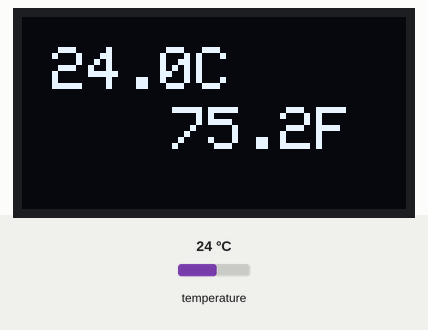
Recording of a sketch running on a simulated Arduino Uno, built with avr-gcc and run on an emulated ATmega328P. On the bench: 128×64 one-colour display. Inputs (shaded band) come from the test bench; at power-on: temperature 24 °C. The display library's start-up logo is not drawn.

Above: at 2.9 s.
3.0 s: temperature set to 12 °C
At 8.2 s:
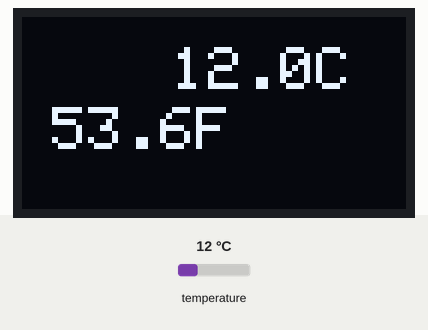
13.4 s: temperature set to 19 °C
At 17.8 s:
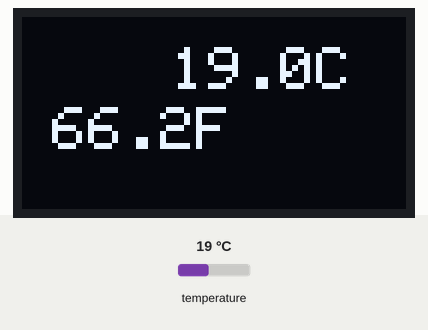
23.0 s: temperature set to 28 °C
At 27.4 s:
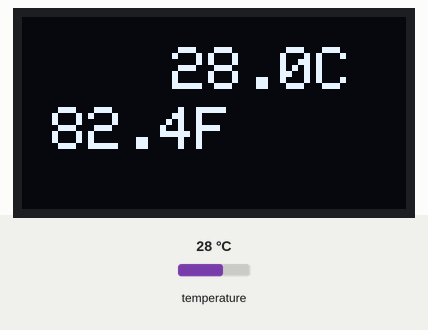
Timing chart, 0 to 28.9 s (numbered marks = the images above; inputs shaded):
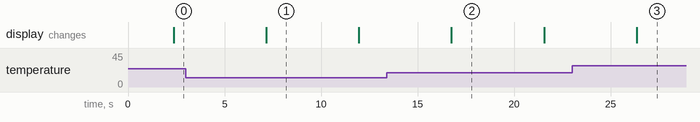

The sketch:

thermometer_digital_oled.ino
```cpp
// Connect + pins to 3-5V
// Connect GND to ground
// Connect Data to #0
// Connect Clock to #2

//#include <math.h>

// OneWire - Version: Latest
#include <OneWire.h>

#include <SPI.h>
#include <Wire.h>
#include <Adafruit_GFX.h>
#include <Adafruit_SSD1306.h>

#define OLED_RESET 4
Adafruit_SSD1306 display(OLED_RESET);

#include <stdlib.h>
#include <string.h>

#if (SSD1306_LCDHEIGHT != 64)
//#error("Height incorrect, please fix Adafruit_SSD1306.h!");
#endif

// define the address of the DS18*20 sensors we know about
#define DS18S20      0x10
#define DS18B20      0x28

// DS18B20 pin
#define TEMPERATURE_PIN_TWO 12

// Setup a oneWire instance to communicate with any OneWire devices (not just Maxim/Dallas temperature ICs)
OneWire pinTwo(TEMPERATURE_PIN_TWO);

boolean swap = false;

void setup()
{
  display.begin(SSD1306_SWITCHCAPVCC, 0x3C);
  display.display();

  // Clear the buffer.
  display.clearDisplay();
}

float getCTemp(OneWire wire){
  //returns the temperature from one DS18S20 in DEG Celsius

  byte data[12];
  byte addr[8];

  wire.reset_search();
  if ( !wire.search(addr)) {
      //no more sensors on chain, reset search
      wire.reset_search();
      return -1000;
  }

  if ( OneWire::crc8( addr, 7) != addr[7]) {
      return -2000;
  }

  if ( addr[0] != DS18S20 && addr[0] != DS18B20) {
      return -3000;
  }

  //wire.reset();
  //wire.select(addr);
  //wire.write(0x4E);
  //wire.write(0x00);
  //wire.write(0x00);
  //wire.write(0x7F);

  // I read we need a delay?
  //delay(750);

  //wire.reset(); // reset 1-Wire
  //wire.select(addr); // select DS18B20
  //wire.write(0x48); // copy scratchpad to l’EE

  // I read we need a delay?
  delay(750);

  wire.reset();
  wire.select(addr);
  wire.write(0x44,0); // start conversion, with parasite power off at the end

  // I read we need a delay?
  delay(750);

  byte present = wire.reset();
  wire.select(addr);
  wire.write(0xBE); // Read Scratchpad

  delay(750);

  // we have resolution accurate to +/-.5C
  for (int i = 0; i < 9; i++) { // we need 9 bytes
    data[i] = wire.read();
  }

  wire.reset_search();

  byte LSB = data[0];
  byte MSB = data[1];

  int tempRead = ((MSB << 8) | LSB); //using two's compliment

  int SignBit = tempRead & 0x8000;  // test most sig bit
  if (SignBit) // negative
  {
    tempRead = (tempRead ^ 0xffff) + 1; // 2's comp
  }

  // after reading the sensor we will convert it
  // to the temperature in celcius times 100
  // this way it stays an int
  int tcTimes100 = -4000;

  // for ds18b20
  if (addr[0] == DS18B20) {
    // DS18B20 0.0625 deg resolution
    // multiply by (100 * 0.0625) or 6.25 or 6 + 1/4
    tcTimes100 = (6 * tempRead) + tempRead / 4;
  } else if (addr[0] == DS18S20) {
    // DS18S20 sensor has .05 resolution
    // this is the same as dividing by 2 and multiplying by 10
    // to get 1920 value
  	tcTimes100 = (tempRead / 2) * 10;
  } else {
    // can't remember where this came from?
    // but I thimk it ends up being the same 0.625 resolution
    tcTimes100 = (tempRead / 16 - 2) * 100;
  }

  // at this point
  // tempRead will now be 2200 for 22.00C or 2268 for 22.68C

  // separate off the whole and fractional portions
  int whole = tcTimes100 / 100;
  int fract = tcTimes100 % 100;

  // we return a float
  return (whole + (fract/100));
}

// so I could probably include math.h and use round from there
// I wanted something slightly different
// but I find if I don't need the lib why use it :)
int getFractionPart(float inputValue) {

  int inValTimes100 = inputValue * 100;
  int fract = inValTimes100 % 100;
  int fractRound = fract % 10;

  // if the fractional part is greater than 50 we add 1 to the whole number
  if ( fractRound >= 5 && fract < 90 ) {
    fract += 10;
  }

  return (fract / 10);
}

void writeTemps(float c1, float f1) {

  char buff[24];

  // clear display from last write
  display.clearDisplay();

  // setup text size
  display.setTextSize(2);

  // text color
  display.setTextColor(WHITE);

  int celciusLeft = 10,
    fahrenheitLeft = 50,
    top = 10,
    bottom = 30;

  if (swap) {
    celciusLeft = 50;
    fahrenheitLeft = 10;
    swap = false;
  } else {
    swap = true;
  }

  // write data at positions
  display.setCursor(celciusLeft, top);
  memset(buff, '\0', sizeof(buff));
  //if (swap) {
  //  float x1 = c1 + 0.50;
  //  float x2 = c1 - 0.50;
  //  snprintf(buff, isizeof(buff), "R %d-%dC", (int)roundf(x2), (int)roundf(x1));
  //} else{
    snprintf(buff, sizeof(buff), "%d.%dC", (int)c1, getFractionPart(c1));
  //}
  display.println(buff);

  display.setCursor(fahrenheitLeft, bottom);
  memset(buff, '\0', sizeof(buff));
  //if (swap) {
    snprintf(buff, sizeof(buff), "%d.%dF", (int)f1, getFractionPart(f1));
  //} else{
  //  float x1 = f1 + 0.90;
  //  float x2 = f1 - 0.90;
  //  snprintf(buff, sizeof(buff), "R %d-%dF", (int)roundf(x2), (int)roundf(x1));
  //}
  display.println(buff);

  // display data
  display.display();
  delay( 1000 );
}

void loop()
{
  float celsius1 = getCTemp(pinTwo);
  float fahrenheit1 = (celsius1 * 1.80) + 32.00;

  writeTemps(celsius1, fahrenheit1);
  delay( 1500 );
}
```

Measured:
- after the input at 3.0 s, the display: changes after 4.2 s (image 1)
- after the input at 13.4 s, the display: changes after 3.4 s (image 2)
- after the input at 23.0 s, the display: changes after 3.4 s (image 3)
- what the display in image 1 shows lasts 4.8 s, from 7.2 s to 12.0 s
